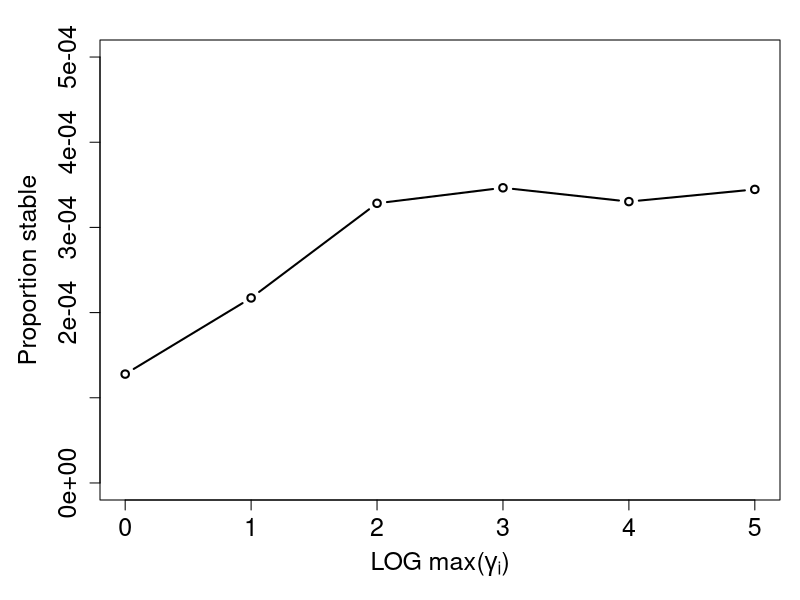
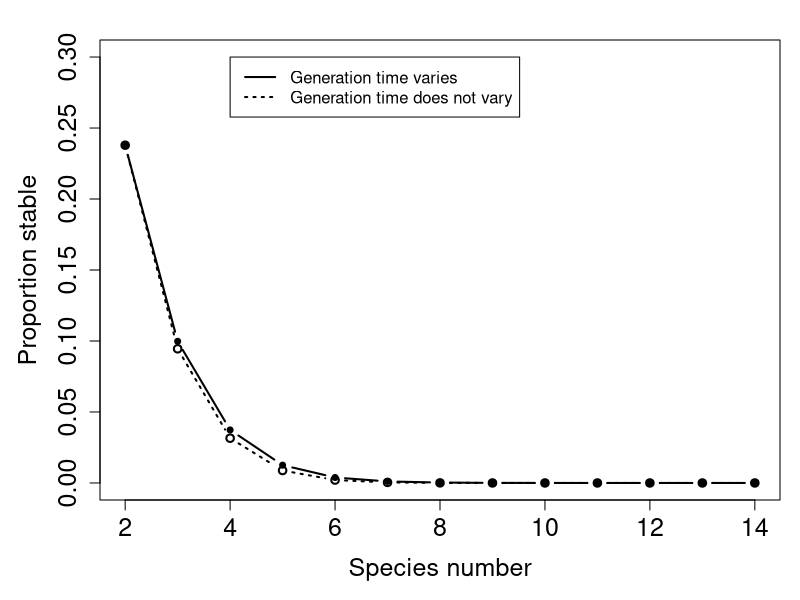
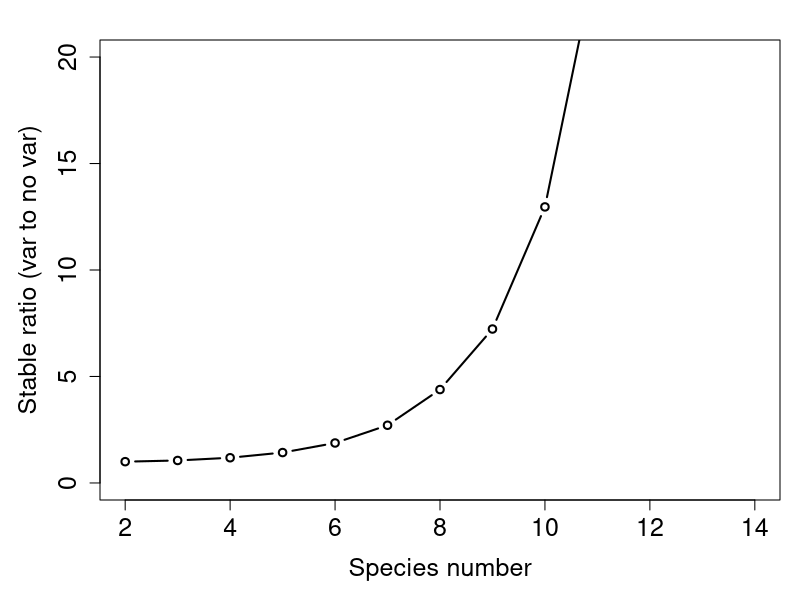
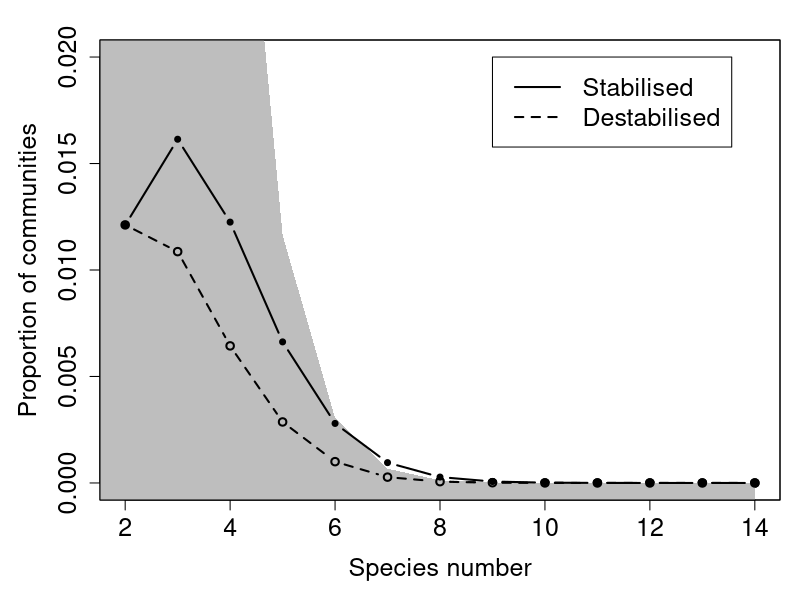
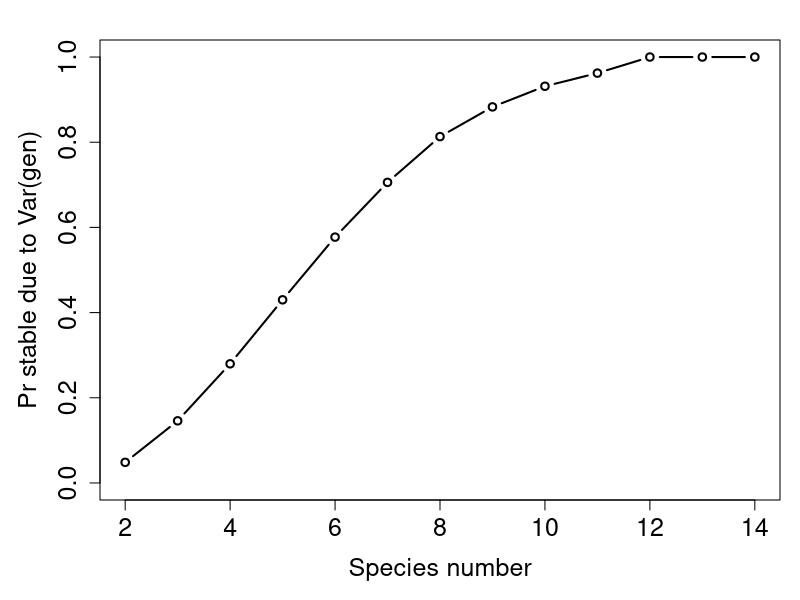
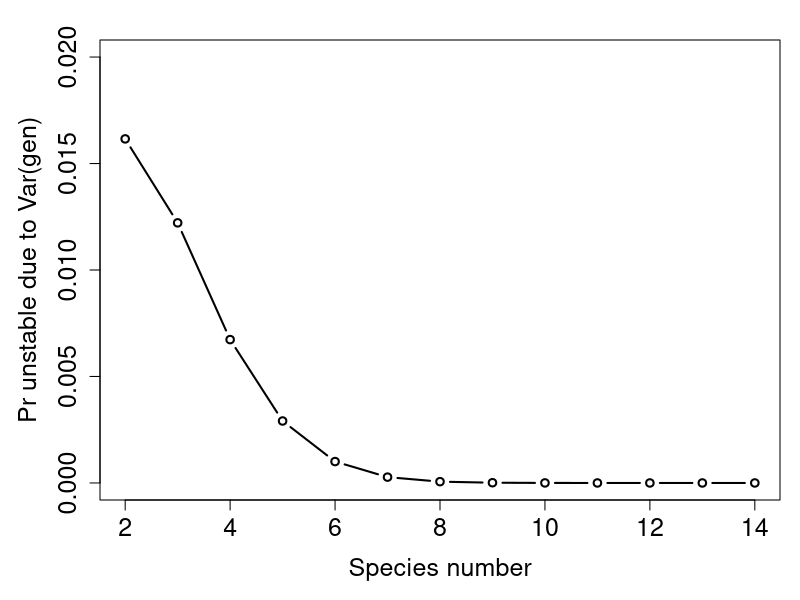
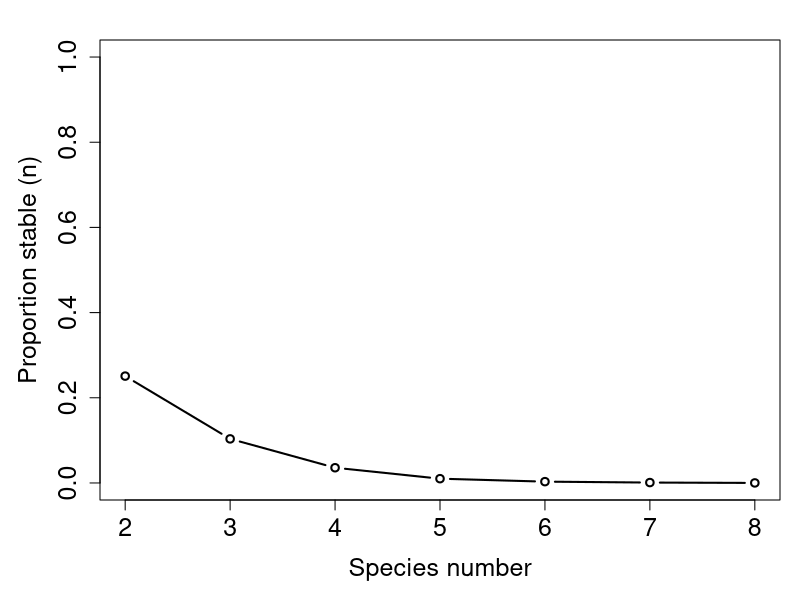
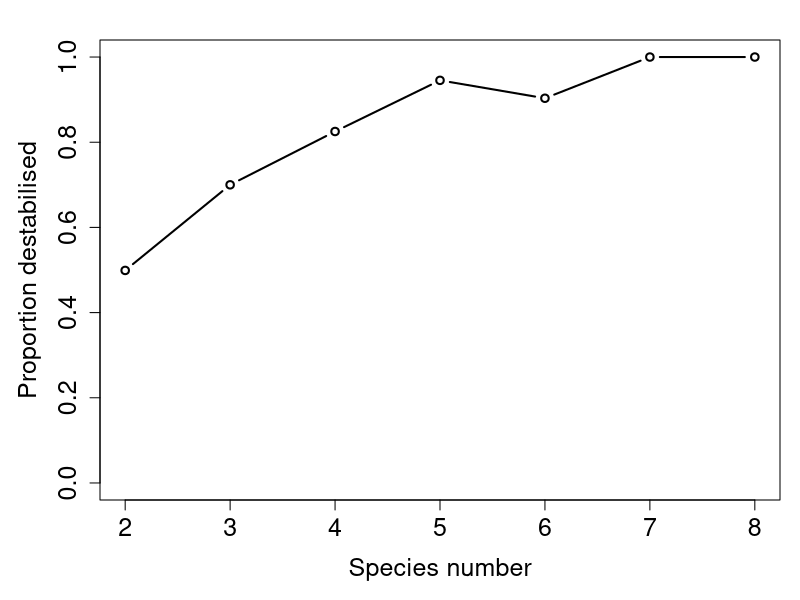

Generate these figures, in order, with R:
## ---- chunk 1
mag_var <- read.table(file = "var_gen_mag.csv", header = TRUE, sep = ",");
stabi_3 <- mag_var[,3] / 10000000;
par(mar = c(5, 5, 2, 1));
plot(x = log10(mag_var[,1]), y = stabi_3, type = "b", lwd = 2, ylim = c(0, 0.0005),
     xlab = expression(paste("LOG max(",gamma[i],")")), ylab = "Proportion stable",
     cex.axis = 1.5, cex.lab = 1.5, lty = "solid");
## ---- chunk 2
gen_var  <- read.table(file = "full_data.csv", header = TRUE, sep = ",");
gen_var  <- gen_var[1:13,];
tot_sim  <- sum(gen_var[1,2:5]);
before_v <- gen_var[,3] / tot_sim;
after_v  <- ((gen_var[,3] - gen_var[,4]) + gen_var[,5]) / tot_sim;
par(mar = c(5, 5, 2, 1));
plot(x = gen_var[,1], y = before_v, type = "b", lwd = 2, ylim = c(0, 0.3),
     xlab = "Species number", ylab = "Proportion stable",
     cex.axis = 1.5, cex.lab = 1.5, lty = "dotted");
points(x = gen_var[,1], y = after_v, type = "b", lwd = 2, ylim = c(0, 0.3),
       lty = "solid", pch = 20);
legend(x = 4, y = 0.3, lwd = 2,
       legend = c("Generation time varies", "Generation time does not vary"),
       lty = c("solid", "dotted"));
## ---- chunk 3
par(mar = c(5, 5, 2, 1));
plot(x = gen_var[,1], y = after_v / before_v, type = "b", lwd = 2, ylim = c(0, 20),
     xlab = "Species number", ylab = "Stable ratio (var to no var)",
     cex.axis = 1.5, cex.lab = 1.5, lty = "solid");
## ---- chunk 4
unstable    <- gen_var[,2] / tot_sim;
stable      <- gen_var[,3] / tot_sim;
destablised <- gen_var[,4] / tot_sim;
stabilised  <- gen_var[,5] / tot_sim;
par(mar = c(5, 5, 2, 1));
plot(x = gen_var[,1], y = destablised, type = "b", lwd = 2, ylim = c(0, 0.02),
     xlab = "Species number", ylab = "Proportion of communities",
     cex.axis = 1.5, cex.lab = 1.5, lty = "dashed");
polygon(x = c(gen_var[,1], rev(gen_var[,1]), -4), 
        y = c(stable + destablised, rep(-1, dim(gen_var)[1] + 1)), 
        col = "grey", border = NA);
box();
points(x = gen_var[,1], y = destablised, type = "b", lwd = 2, lty = "dashed");
points(x = gen_var[,1], y = stabilised, type = "b", lwd = 2, ylim = c(0, 0.02),
       lty = "solid", pch = 20);
legend(x = 9, y = 0.02, lwd = 2, cex = 1.5,
       legend = c("Stabilised", "Destabilised"),
       lty = c("solid", "dashed"));
## ---- chunk 5
par(mar = c(5, 5, 2, 1));
y1 <- stabilised / (stable + stabilised);
plot(x = gen_var[,1], y = y1, type = "b", lwd = 2, ylim = c(0, 1),
     xlab = "Species number", ylab = "Pr stable due to Var(gen)",
     cex.axis = 1.5, cex.lab = 1.5, lty = "solid");
## ---- chunk 6
par(mar = c(5, 5, 2, 1));
y1 <- destablised / (unstable + destablised);
plot(x = gen_var[,1], y = y1, type = "b", lwd = 2, ylim = c(0, 0.02),
     xlab = "Species number", ylab = "Pr unstable due to Var(gen)",
     cex.axis = 1.5, cex.lab = 1.5, lty = "solid");
## ---- chunk 7
random_comm <- function(dm = 2, iter = 10000){
    stabilised_fastevo <- NULL;
    unstabled_fastevo  <- NULL;
    nn           <- dm * dm;
    tot_stabled  <- 0;
    tot_ustabled <- 0;
    tot_eco_stab <- 0;
    stabilised_fastevo <- NULL;
    unstabled_fastevo  <- NULL;
    while(iter > 0){
        stabilised   <- 0;
        unstabilised <- 0;
        Adat <- runif(n = nn, min = -4, max = 4);
        Bdat <- runif(n = nn, min = -4, max = 4);
        Cdat <- runif(n = nn, min = -4, max = 4);
        A    <- matrix(data = Adat, nrow = dm, ncol = dm);
        B    <- matrix(data = Bdat, nrow = dm, ncol = dm);
        C    <- matrix(data = Cdat, nrow = dm, ncol = dm);
        egD  <- 1;
        while(egD >= 0){
             Ddat <- runif(n = nn, min = -4, max = 4);
             D    <- matrix(data = Ddat, nrow = dm, ncol = dm);
             egD  <- max(Re(eigen(D)$values))
        }
        eco_stable       <- max(Re(eigen(A)$values)) < 0;
        slow_evo_maxE    <- max(Re(eigen(A + B %*% solve(D) %*% (-C))$values));
        stable_fast_evo  <- slow_evo_maxE < 0;
        if(eco_stable == FALSE & stable_fast_evo == TRUE){
            list_ele <- length(stabilised_fastevo$A) + 1;
            stabilised_fastevo$A[[list_ele]] <- A;
            stabilised_fastevo$B[[list_ele]] <- B;
            stabilised_fastevo$C[[list_ele]] <- C;
            stabilised_fastevo$D[[list_ele]] <- D;
            stabilised   <- 1;
        }
        if(eco_stable == TRUE & stable_fast_evo == FALSE){
            list_ele <- length(unstabled_fastevo$A) + 1;
            unstabled_fastevo$A[[list_ele]] <- A;
            unstabled_fastevo$B[[list_ele]] <- B;
            unstabled_fastevo$C[[list_ele]] <- C;
            unstabled_fastevo$D[[list_ele]] <- D;
            unstabilised   <- 1;
        }
        if(stabilised == 1){
            tot_stabled <- tot_stabled + 1;
        }
        if(unstabilised == 1){
            tot_ustabled <- tot_ustabled + 1;
        }
        if(eco_stable == TRUE){
            tot_eco_stab <- tot_eco_stab + 1;
        }
        iter <- iter - 1;
    }
    results <- list(ecologically_stable = tot_eco_stab, 
                    stabilised = tot_stabled, destabilised = tot_ustabled,
                    stabilised_all   = stabilised_fastevo, 
                    destabilised_all = unstabled_fastevo);
    return(results);
}
## ---- chunk 8
dat       <- read.table(file = "rand_sims.txt", header = TRUE);
species   <- dat[,1];
pr_stable <- dat[,2] / (dat[,2] + dat[,4]);
par(mar = c(5, 5, 2, 1));
plot(x = species, y = pr_stable, type = "b", lwd = 2, ylim = c(0, 1),
     xlab = "Species number", ylab = "Proportion stable (n)",
     cex.axis = 1.5, cex.lab = 1.5);
## ---- chunk 9
pr_destabilised <- dat[,3] / dat[,2];
par(mar = c(5, 5, 2, 1));
plot(x = species, y = pr_destabilised, type = "b", lwd = 2, ylim = c(0, 1),
     xlab = "Species number", ylab = "Proportion destabilised",
     cex.axis = 1.5, cex.lab = 1.5);
## ---- chunk 10
pr_stabilised <- dat[,5] / dat[,4];
par(mar = c(5, 5, 2, 1));
plot(x = species, y = pr_stabilised, type = "b", lwd = 2, ylim = c(0, 1),
     xlab = "Species number", ylab = "Proportion stabilised",
     cex.axis = 1.5, cex.lab = 1.5);
